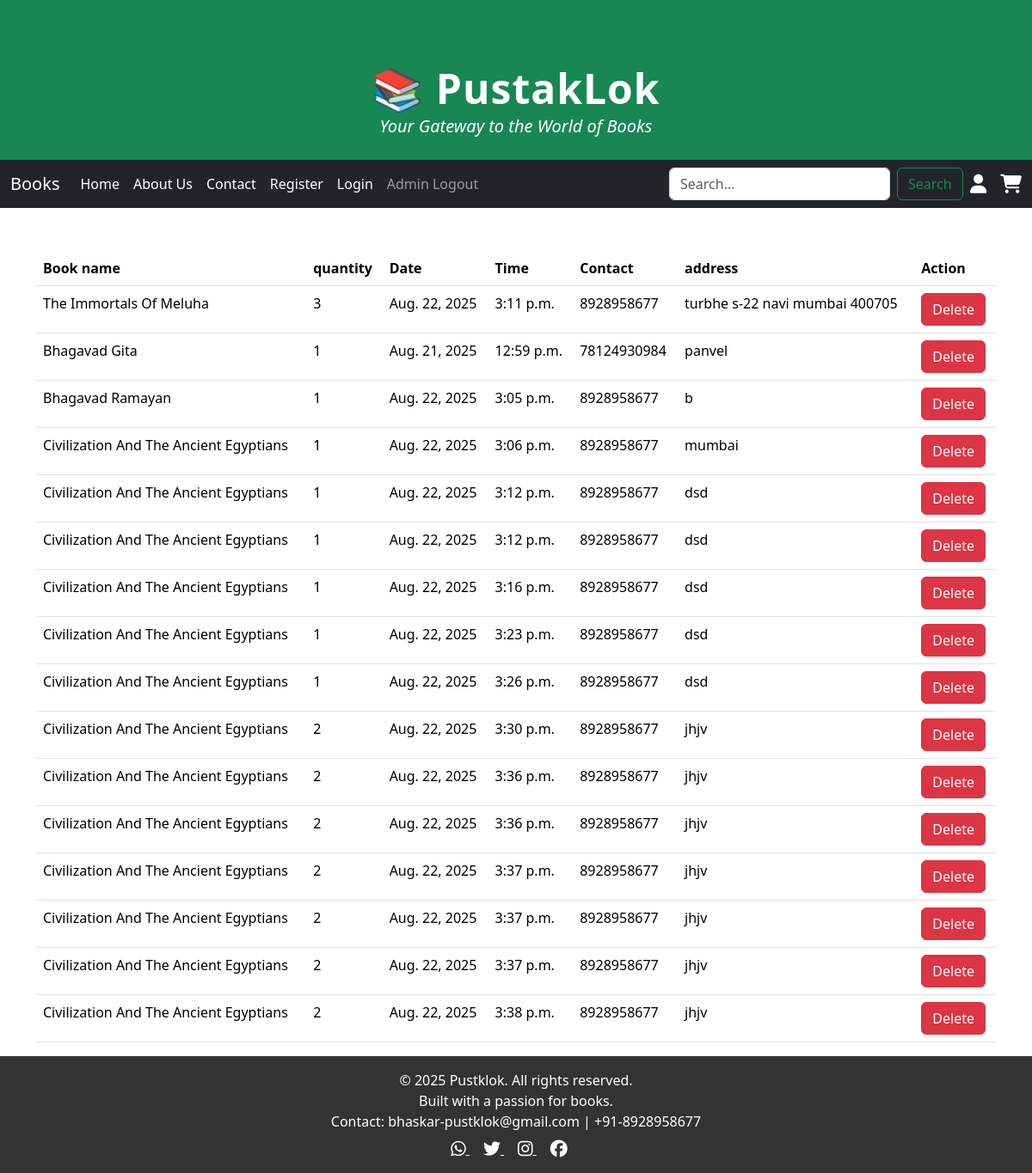
The app's page /admin_book/ (signed in) with its own data.
### mynewapp/models.py (models this page shows, shortened)
class book(models.Model):
    bid=models.AutoField(primary_key=True)
    uid=models.IntegerField()
    book_name=models.CharField(max_length=50)
    quantity=models.IntegerField(default=1)
    address=models.TextField(default="")
    total_price=models.IntegerField(default=0)
    date=models.DateField()
    time=models.TimeField()
    mobile=models.CharField(max_length=20)

### mynewapp/views.py (the view)
# urls.py: path("admin_book/", views.admin_book, name="admin_book"),
def admin_book(request):
    if 'a_name' in request.session:
        booking=book.objects.all()
        locate={'data':booking}
        return render(request,"admin_book.html",locate)
    else:
        locate={"status":"you need to login first"}
        return render(request,"login.html",locate)

### mynewapp/templates/admin_book.html (shortened to what this page needs)
{% extends 'master.html' %}
{% load static %}
{% block body %}
<div class="container">
    <div class="row">
        <div class="col-md-12 col-lg-12 col-xl-12">
            <table class="table">
                <thead>
                <tr>
                <th>Book name</th>
                <th>quantity</th>
                <th>Date</th>
                <th>Time</th>
                <th>Contact</th>
                <th>address</th>
                    <th>Action</th>
                </tr>
                </thead>
                <tbody>
                {% for x in data %}
                <tr>
                <td>{{x.book_name}}</td>
                <td>{{x.quantity}}</td>
                <td>{{x.date}}</td>
                <td>{{x.time}}</td>
                <td>{{x.mobile}}</td>
                <td>{{x.address}}</td>
<td><a class="btn btn-danger" href="{% url 'delete_order'%}?id={{x.bid}}" onclick="return confirm('Are you sure you want to delete this order')">Delete</a></td>
                </tr>
                {% endfor %}
                </tbody>
            </table>
        </div>
    </div>
</div>
{% endblock %}

### mynewapp/static/css/style.css (style rules this page uses)
* { padding:0px; margin:0px; }
.container { margin-top: 50px; }

### records on screen
book: book_name "The Immortals Of Meluha", quantity "3", date "Aug. 22, 2025", time "3:11 p.m.", mobile "8928958677", address "turbhe s-22 navi mumbai 400705"
book: book_name "Bhagavad Gita", quantity "1", date "Aug. 21, 2025", time "12:59 p.m.", mobile "78124930984", address "panvel"
book: book_name "Bhagavad Ramayan", quantity "1", date "Aug. 22, 2025", time "3:05 p.m.", mobile "8928958677", address "b"
book: book_name "Civilization And The Ancient Egyptians", quantity "1", date "Aug. 22, 2025", time "3:06 p.m.", mobile "8928958677", address "mumbai"
book: book_name "Civilization And The Ancient Egyptians", quantity "1", date "Aug. 22, 2025", time "3:12 p.m.", mobile "8928958677", address "dsd"
book: book_name "Civilization And The Ancient Egyptians", quantity "1", date "Aug. 22, 2025", time "3:12 p.m.", mobile "8928958677", address "dsd"
book: book_name "Civilization And The Ancient Egyptians", quantity "1", date "Aug. 22, 2025", time "3:16 p.m.", mobile "8928958677", address "dsd"
book: book_name "Civilization And The Ancient Egyptians", quantity "1", date "Aug. 22, 2025", time "3:23 p.m.", mobile "8928958677", address "dsd"
book: book_name "Civilization And The Ancient Egyptians", quantity "1", date "Aug. 22, 2025", time "3:26 p.m.", mobile "8928958677", address "dsd"
book: book_name "Civilization And The Ancient Egyptians", quantity "2", date "Aug. 22, 2025", time "3:30 p.m.", mobile "8928958677", address "jhjv"
book: book_name "Civilization And The Ancient Egyptians", quantity "2", date "Aug. 22, 2025", time "3:36 p.m.", mobile "8928958677", address "jhjv"
book: book_name "Civilization And The Ancient Egyptians", quantity "2", date "Aug. 22, 2025", time "3:36 p.m.", mobile "8928958677", address "jhjv"
book: book_name "Civilization And The Ancient Egyptians", quantity "2", date "Aug. 22, 2025", time "3:37 p.m.", mobile "8928958677", address "jhjv"
book: book_name "Civilization And The Ancient Egyptians", quantity "2", date "Aug. 22, 2025", time "3:37 p.m.", mobile "8928958677", address "jhjv"
book: book_name "Civilization And The Ancient Egyptians", quantity "2", date "Aug. 22, 2025", time "3:37 p.m.", mobile "8928958677", address "jhjv"
book: book_name "Civilization And The Ancient Egyptians", quantity "2", date "Aug. 22, 2025", time "3:38 p.m.", mobile "8928958677", address "jhjv"
